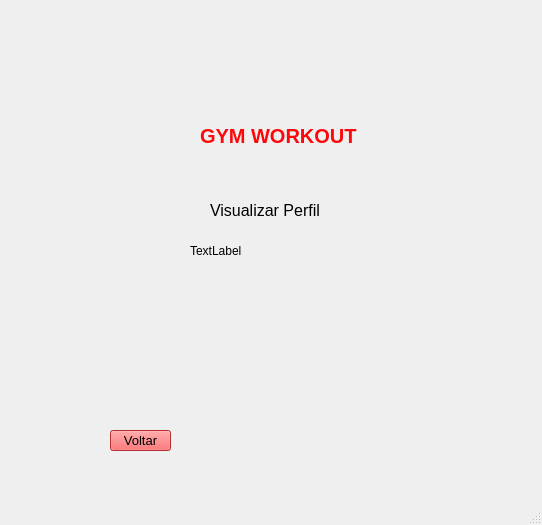
<?xml version="1.0" encoding="UTF-8"?>
<ui version="4.0">
 <class>MainWindow</class>
 <widget class="QMainWindow" name="MainWindow">
  <property name="geometry">
   <rect>
    <x>0</x>
    <y>0</y>
    <width>542</width>
    <height>525</height>
   </rect>
  </property>
  <property name="windowTitle">
   <string>MainWindow</string>
  </property>
  <widget class="QWidget" name="centralwidget">
   <widget class="QPushButton" name="pushButton_4">
    <property name="geometry">
     <rect>
      <x>110</x>
      <y>430</y>
      <width>61</width>
      <height>21</height>
     </rect>
    </property>
    <property name="font">
     <font>
      <pointsize>10</pointsize>
     </font>
    </property>
    <property name="autoFillBackground">
     <bool>false</bool>
    </property>
    <property name="styleSheet">
     <string notr="true">background-color: rgb(255, 64, 67);</string>
    </property>
    <property name="text">
     <string notr="true">Voltar</string>
    </property>
    <property name="icon">
     <iconset>
      <normaloff>voltar.png</normaloff>voltar.png</iconset>
    </property>
    <property name="checkable">
     <bool>false</bool>
    </property>
    <property name="autoRepeat">
     <bool>false</bool>
    </property>
    <property name="autoDefault">
     <bool>false</bool>
    </property>
    <property name="default">
     <bool>false</bool>
    </property>
    <property name="flat">
     <bool>false</bool>
    </property>
   </widget>
   <widget class="QLabel" name="label">
    <property name="geometry">
     <rect>
      <x>250</x>
      <y>130</y>
      <width>71</width>
      <height>91</height>
     </rect>
    </property>
    <property name="text">
     <string/>
    </property>
    <property name="pixmap">
     <pixmap>user.png</pixmap>
    </property>
   </widget>
   <widget class="QLabel" name="label_7">
    <property name="geometry">
     <rect>
      <x>200</x>
      <y>120</y>
      <width>211</width>
      <height>31</height>
     </rect>
    </property>
    <property name="font">
     <font>
      <pointsize>15</pointsize>
      <weight>75</weight>
      <bold>true</bold>
     </font>
    </property>
    <property name="styleSheet">
     <string notr="true">COLOR:rgb(255, 6, 10)</string>
    </property>
    <property name="text">
     <string>GYM WORKOUT</string>
    </property>
   </widget>
   <widget class="QLabel" name="label_2">
    <property name="geometry">
     <rect>
      <x>210</x>
      <y>200</y>
      <width>141</width>
      <height>21</height>
     </rect>
    </property>
    <property name="font">
     <font>
      <pointsize>12</pointsize>
     </font>
    </property>
    <property name="text">
     <string>Visualizar Perfil</string>
    </property>
   </widget>
   <widget class="QLabel" name="label_6">
    <property name="geometry">
     <rect>
      <x>210</x>
      <y>20</y>
      <width>291</width>
      <height>101</height>
     </rect>
    </property>
    <property name="text">
     <string/>
    </property>
    <property name="pixmap">
     <pixmap>pesinho.png</pixmap>
    </property>
   </widget>
   <widget class="QLabel" name="label_3">
    <property name="geometry">
     <rect>
      <x>190</x>
      <y>240</y>
      <width>211</width>
      <height>21</height>
     </rect>
    </property>
    <property name="text">
     <string>TextLabel</string>
    </property>
   </widget>
  </widget>
  <widget class="QMenuBar" name="menubar">
   <property name="geometry">
    <rect>
     <x>0</x>
     <y>0</y>
     <width>542</width>
     <height>21</height>
    </rect>
   </property>
  </widget>
  <widget class="QStatusBar" name="statusbar"/>
 </widget>
 <resources/>
 <connections/>
</ui>
